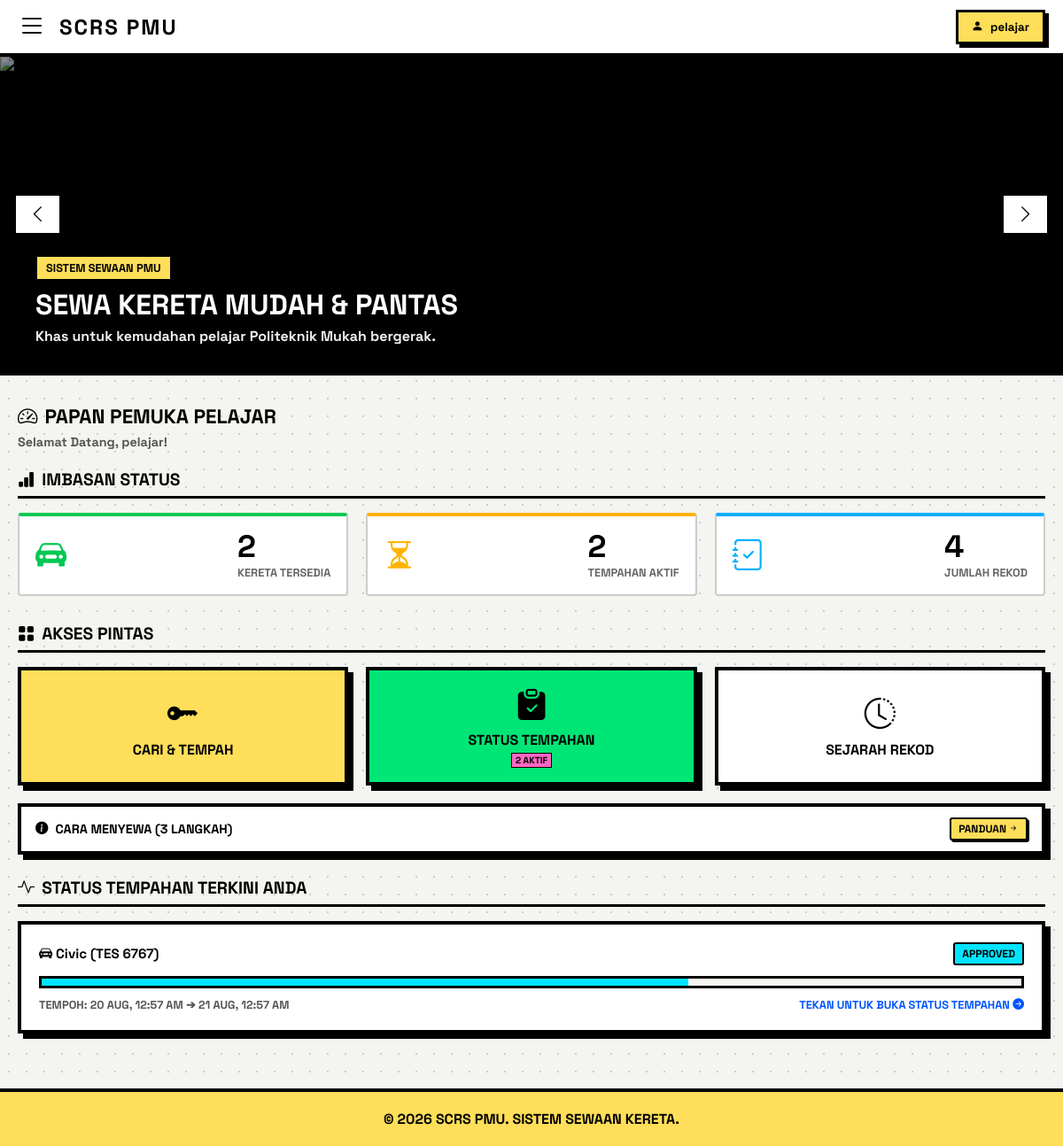
Screenshot of /dashboard.php (signed in) with the database file from the repository.
### tables this page shows
CREATE TABLE `bookings` (
  `id` int(11) NOT NULL AUTO_INCREMENT,
  `student_id` int(11) NOT NULL,
  `car_id` int(11) NOT NULL,
  `rent_type` enum('Daily','Hourly') NOT NULL,
  `start_date` datetime NOT NULL,
  `end_date` datetime NOT NULL,
  `total_price` decimal(10,2) NOT NULL,
  `payment_receipt` varchar(255) DEFAULT NULL,
  `receipt_file` varchar(255) DEFAULT NULL,
  `status` enum('Pending','Approved','Rejected','Completed') DEFAULT 'Pending',
  `created_at` timestamp NOT NULL DEFAULT current_timestamp(),
  `return_image` varchar(255) DEFAULT NULL,
  PRIMARY KEY (`id`),
  KEY `student_id` (`student_id`),
  KEY `car_id` (`car_id`),
  CONSTRAINT `bookings_ibfk_1` FOREIGN KEY (`student_id`) REFERENCES `students` (`id`) ON DELETE CASCADE,
  CONSTRAINT `bookings_ibfk_2` FOREIGN KEY (`car_id`) REFERENCES `cars` (`id`) ON DELETE CASCADE
);

CREATE TABLE `cars` (
  `id` int(11) NOT NULL AUTO_INCREMENT,
  `provider_id` int(11) NOT NULL,
  `car_brand` varchar(100) NOT NULL DEFAULT '',
  `car_model` varchar(100) NOT NULL,
  `car_plate` varchar(20) NOT NULL,
  `transmission` varchar(20) NOT NULL,
  `seat_capacity` int(11) NOT NULL,
  `price_per_day` decimal(10,2) NOT NULL,
  `price_per_hour` decimal(10,2) NOT NULL,
  `car_image` varchar(255) NOT NULL,
  `status` enum('Available','Unavailable') DEFAULT 'Available',
  `created_at` timestamp NOT NULL DEFAULT current_timestamp(),
  PRIMARY KEY (`id`),
  KEY `provider_id` (`provider_id`),
  CONSTRAINT `cars_ibfk_1` FOREIGN KEY (`provider_id`) REFERENCES `providers` (`id`) ON DELETE CASCADE
);

### dashboard.php (the view, shortened to what this page needs)
<?php
require 'db.php';
$student_id = $_SESSION['student_id'];
$student_name = $_SESSION['username'];
$sql_cars = "SELECT COUNT(*) as total FROM cars WHERE status = 'Available'";
$res_cars = $conn->query($sql_cars);
$total_cars = $res_cars->fetch_assoc()['total'] ?? 0;
$sql_active = "SELECT COUNT(*) as total FROM bookings WHERE student_id = ? AND status IN ('Pending', 'Approved')";
$stmt_act = $conn->prepare($sql_active);
$stmt_act->bind_param("i", $student_id);
$stmt_act->execute();
$total_active_bookings = $stmt_act->get_result()->fetch_assoc()['total'] ?? 0;
$sql_my_books = "SELECT COUNT(*) as total FROM bookings WHERE student_id = ?";
$stmt_my = $conn->prepare($sql_my_books);
$stmt_my->bind_param("i", $student_id);
$stmt_my->execute();
$total_my_bookings = $stmt_my->get_result()->fetch_assoc()['total'] ?? 0;
$sql_latest_booking = "SELECT b.*, c.car_model, c.car_plate, c.car_image, p.username AS provider_username, p.email AS provider_email, p.phone_no AS provider_phone, p.roadtax_file AS provider_roadtax, p.insurance_file AS provider_insurance
                       FROM bookings b
                       JOIN cars c ON b.car_id = c.id
                       JOIN providers p ON c.provider_id = p.id
                       WHERE b.student_id = ?
                       ORDER BY b.created_at DESC LIMIT 1";
$stmt_latest = $conn->prepare($sql_latest_booking);
$stmt_latest->bind_param("i", $student_id);
$stmt_latest->execute();
$res_latest = $stmt_latest->get_result();
$latest_booking = $res_latest->fetch_assoc();
?>
<!DOCTYPE html>
<html lang="ms">
<head>
    <link rel="stylesheet" href="https://cdn.jsdelivr.net/npm/bootstrap-icons@1.10.5/font/bootstrap-icons.css">
</head>
<body>
    <header class="neo-navbar">
        <div class="neo-nav-left">
            <button class="menu-toggle-btn" id="open-sidebar">
                <i class="bi bi-list"></i>
            </button>
            <div class="neo-brand">SCRS PMU</div>
        </div>
        <div class="profile-container">
            <button class="profile-btn" id="profile-toggle">
                <i class="bi bi-person-fill fs-5"></i>
                <span><?php echo htmlspecialchars($student_name); ?></span>
            </button>
        </div>
    </header>
    <main class="main-content">
        <div class="carousel-container">
            <div class="carousel-track" id="carousel-track">
                <div class="carousel-slide">
                    <img src="https://images.unsplash.com/photo-1549317661-bd32c8ce0db2?auto=format&fit=crop&w=1000&q=80" alt="Kereta 1">
                    <div class="carousel-caption-wrapper">
                        <span class="carousel-badge">Sistem Sewaan PMU</span>
                        <h1>Sewa Kereta Mudah & Pantas</h1>
                        <p>Khas untuk kemudahan pelajar Politeknik Mukah bergerak.</p>
                    </div>
                </div>
            </div>
            <button class="carousel-btn btn-prev" id="btn-prev"><i class="bi bi-chevron-left"></i></button>
            <button class="carousel-btn btn-next" id="btn-next"><i class="bi bi-chevron-right"></i></button>
        </div>
        <div class="section-container">
            <div style="margin-bottom: 20px;">
                <h1 style="font-size: 1.4rem; font-weight: 900; text-transform: uppercase; margin-bottom: 4px; color: var(--black); display: flex; align-items: center; gap: 8px;">
                    <i class="bi bi-speedometer2 text-dark"></i> Papan Pemuka Pelajar
                </h1>
                <p style="font-weight: 700; color: #555; font-size: 0.9rem; margin: 0; line-height: 1.4;">
                    Selamat Datang, <strong><?php echo htmlspecialchars($student_name); ?></strong>!
                </p>
            </div>
            <div class="section-title"><i class="bi bi-bar-chart-fill me-1"></i> Imbasan Status</div>
            <div class="neo-grid-3">
                <div class="stat-widget border-g">
                    <i class="bi bi-car-front-fill stat-icon icon-g"></i>
                    <div class="stat-info">
                        <h2><?php echo $total_cars; ?></h2>
                        <p>Kereta Tersedia</p>
                    </div>
                </div>
                <div class="stat-widget border-y">
                    <i class="bi bi-hourglass-split stat-icon icon-y"></i>
                    <div class="stat-info">
                        <h2><?php echo $total_active_bookings; ?></h2>
                        <p>Tempahan Aktif</p>
                    </div>
                </div>
                <div class="stat-widget border-b">
                    <i class="bi bi-journal-check stat-icon icon-b"></i>
                    <div class="stat-info">
                        <h2><?php echo $total_my_bookings; ?></h2>
                        <p>Jumlah Rekod</p>
                    </div>
                </div>
            </div>
            <div class="section-title"><i class="bi bi-grid-fill me-1"></i> Akses Pintas</div>
            <div class="neo-grid-3" style="margin-bottom: 20px;">
                <div class="action-card bg-y" onclick="window.location.href='booking.php'">
                    <i class="bi bi-key-fill action-icon"></i>
                    <h4>Cari & Tempah</h4>
                </div>
                <div class="action-card bg-g" onclick="window.location.href='my_bookings.php'">
                    <i class="bi bi-clipboard-check-fill action-icon"></i>
                    <h4>Status Tempahan</h4>
                    <?php if ($total_active_bookings > 0): ?>
                        <div style="margin-top: 4px; font-weight: 900; font-size: 0.65rem; background: var(--pink); color: #000; border: 1.5px solid #000; padding: 1px 4px; text-transform: uppercase;">
                            <?php echo $total_active_bookings; ?> Aktif
                        </div>
                    <?php endif; ?>
                </div>
                <div class="action-card bg-w" onclick="window.location.href='booking_history.php'">
                    <i class="bi bi-clock-history action-icon"></i>
                    <h4>Sejarah Rekod</h4>
                </div>
            </div>
            <div style="margin-bottom: 25px;">
                <button type="button" class="neo-btn" onclick="openGuideModal()" style="background: var(--white); width: 100%; justify-content: space-between; padding: 12px 16px; border: var(--border-thick); box-shadow: var(--shadow-solid); color: var(--black);">
                    <span style="display: flex; align-items: center; gap: 8px; font-size: 0.9rem;">
                        <i class="bi bi-info-circle-fill text-primary"></i>
                        <span>Cara Menyewa (3 Langkah)</span>
                    </span>
                    <span style="font-size: 0.75rem; background: var(--yellow); border: 2px solid var(--black); padding: 3px 8px; border-radius: 3px; display: inline-flex; align-items: center; gap: 2px; box-shadow: 2px 2px 0px var(--black);">
                        Panduan <i class="bi bi-arrow-right-short"></i>
                    </span>
                </button>
            </div>
            <?php if ($latest_booking): ?>
                <div class="section-title"><i class="bi bi-activity me-1"></i> Status Tempahan Terkini Anda</div>
                <div class="booking-status-card" onclick="window.location.href='my_bookings.php'" style="background-color: var(--white); border: var(--border-thick); box-shadow: var(--shadow-solid); padding: 20px; cursor: pointer; transition: var(--transition); margin-bottom: 30px;">
                    <div style="display: flex; justify-content: space-between; align-items: center; font-weight: 800; font-size: 0.95rem; margin-bottom: 12px; flex-wrap: wrap; gap: 8px;">
                        <span><i class="bi bi-car-front-fill me-1 text-primary"></i> <strong><?php echo htmlspecialchars($latest_booking['car_model']); ?> (<?php echo htmlspecialchars($latest_booking['car_plate']); ?>)</strong></span>
                        <span class="status-badge <?php echo strtolower($latest_booking['status']); ?>">
                            <?php echo htmlspecialchars($latest_booking['status']); ?>
                        </span>
                    </div>
                    <?php
                    $progress = 0;
                    $bar_color = "var(--yellow)";
                    if ($latest_booking['status'] === 'Pending') {
                        $progress = 33;
                        $bar_color = "var(--yellow)";
                    } elseif ($latest_booking['status'] === 'Approved') {
                        $progress = 66;
                        $bar_color = "var(--blue)";
                    } elseif ($latest_booking['status'] === 'Completed') {
                        $progress = 100;
                        $bar_color = "var(--green)";
                    } elseif ($latest_booking['status'] === 'Rejected') {
                        $progress = 100;
                        $bar_color = "var(--pink)";
                    }
                    ?>
                    <div class="progress-bar-container" style="width: 100%; height: 14px; background-color: var(--bg-color); border: 3px solid var(--black); overflow: hidden; margin-bottom: 10px;">
                        <div class="progress-bar-fill" style="width: <?php echo $progress; ?>%; height: 100%; background-color: <?php echo $bar_color; ?>; transition: width 0.3s ease-in-out;"></div>
                    </div>
                    <div style="display: flex; justify-content: space-between; font-size: 0.8rem; font-weight: 800; color: #555; text-transform: uppercase; flex-wrap: wrap; gap: 5px;">
                        <span>Tempoh: <?php echo date('d M, h:i A', strtotime($latest_booking['start_date'])); ?> ➔ <?php echo date('d M, h:i A', strtotime($latest_booking['end_date'])); ?></span>
                        <span style="color: #0055ff;">Tekan untuk buka Status Tempahan <i class="bi bi-arrow-right-circle-fill ms-1"></i></span>
                    </div>
                </div>
            <?php endif; ?>
        </div>
    </main>
    <footer>
        &copy; <?php echo date("Y"); ?> SCRS PMU. SISTEM SEWAAN KERETA.
    </footer>
</body>
</html>

### rows the page displays
bookings: car.car_model "Civic", car.car_plate "TES 6767", status "APPROVED", start_date "20 AUG, 12:57 AM", end_date "21 AUG, 12:57 AM"

### other values shown
$student_name "pelajar"
$total_cars "2"
$total_active_bookings "2"
$total_my_bookings "4"
